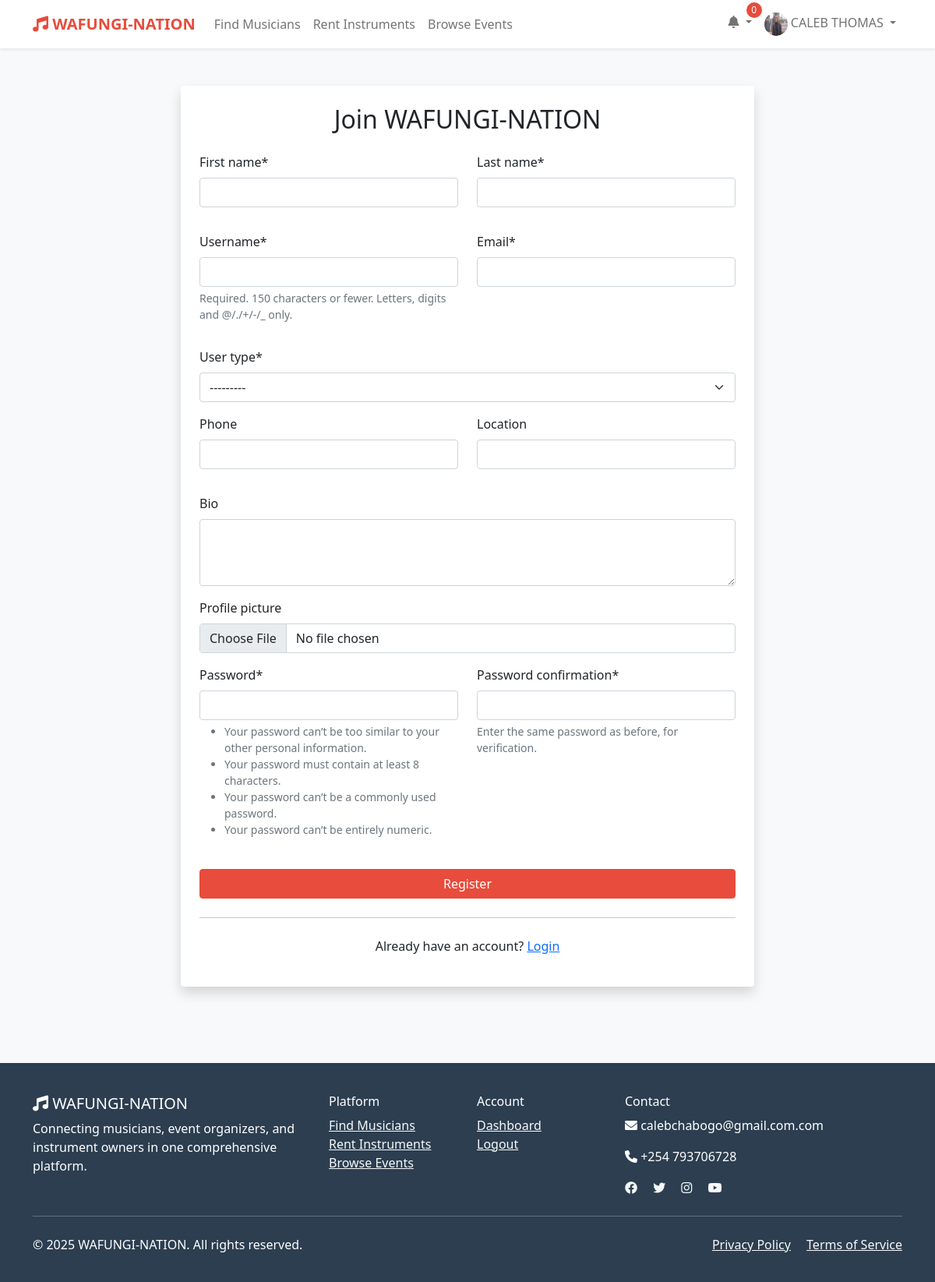
/register/ (signed in), run on the app's committed database.
### wafungi/models.py (models this page shows)
class User(AbstractUser):
    USER_TYPES = (
        ('musician', 'Musician'),
        ('organizer', 'Event Organizer'),
        ('instrument_owner', 'Instrument Owner'),
        ('client', 'Client'),
    )
    user_type = models.CharField(max_length=20, choices=USER_TYPES)
    phone = models.CharField(max_length=15, blank=True)
    location = models.CharField(max_length=100, blank=True)
    profile_picture = models.ImageField(upload_to='profiles/', blank=True, null=True)
    bio = models.TextField(blank=True)
    is_verified = models.BooleanField(default=False)
    created_at = models.DateTimeField(auto_now_add=True)
    updated_at = models.DateTimeField(auto_now=True)

### wafungi/views.py (the view)
# urls.py: path('register/', views.register, name='register'),
def register(request):
    if request.method == 'POST':
        form = UserRegistrationForm(request.POST, request.FILES)
        if form.is_valid():
            user = form.save()
            username = form.cleaned_data.get('username')
            messages.success(request, f'Account created for {username}!')
            if user.user_type == 'musician':
                MusicianProfile.objects.create(user=user)
            login(request, user)
            return redirect('profile_setup')
    else:
        form = UserRegistrationForm()
    return render(request, 'registration/register.html', {'form': form})

### templates/registration/register.html (shortened to what this page needs)
{% extends 'base.html' %}
{% load crispy_forms_tags %}
{% block content %}
<div class="container py-5">
    <div class="row justify-content-center">
        <div class="col-md-8">
            <div class="card shadow">
                <div class="card-body p-4">
                    <h2 class="text-center mb-4">Join WAFUNGI-NATION</h2>
                    <form method="post" enctype="multipart/form-data">
                        <div class="row mb-3">
                            <div class="col-md-6">
                                {{ form.first_name|as_crispy_field }}
                            </div>
                            <div class="col-md-6">
                                {{ form.last_name|as_crispy_field }}
                            </div>
                        </div>
                        <div class="row mb-3">
                            <div class="col-md-6">
                                {{ form.username|as_crispy_field }}
                            </div>
                            <div class="col-md-6">
                                {{ form.email|as_crispy_field }}
                            </div>
                        </div>
                        <div class="mb-3">
                            {{ form.user_type|as_crispy_field }}
                        </div>
                        <div class="row mb-3">
                            <div class="col-md-6">
                                {{ form.phone|as_crispy_field }}
                            </div>
                            <div class="col-md-6">
                                {{ form.location|as_crispy_field }}
                            </div>
                        </div>
                        <div class="mb-3">
                            {{ form.bio|as_crispy_field }}
                        </div>
                        <div class="mb-3">
                            {{ form.profile_picture|as_crispy_field }}
                        </div>
                        <div class="row mb-3">
                            <div class="col-md-6">
                                {{ form.password1|as_crispy_field }}
                            </div>
                            <div class="col-md-6">
                                {{ form.password2|as_crispy_field }}
                            </div>
                        </div>
                        <div class="d-grid gap-2 mt-4">
                            <button type="submit" class="btn btn-primary">Register</button>
                        </div>
                    </form>
                    <hr class="my-4">
                    <div class="text-center">
                        <p>Already have an account? <a href="{% url 'login' %}">Login</a></p>
                    </div>
                </div>
            </div>
        </div>
    </div>
</div>
{% endblock %}

### templates/base.html (shortened to what this page needs)
<!DOCTYPE html>
<html lang="en">
<head>
    <link href="https://cdn.jsdelivr.net/npm/bootstrap@5.1.3/dist/css/bootstrap.min.css" rel="stylesheet">
    <link rel="stylesheet" href="https://cdnjs.cloudflare.com/ajax/libs/font-awesome/6.0.0/css/all.min.css">
</head>
<body>
    <nav class="navbar navbar-expand-lg navbar-light bg-white shadow-sm">
        <div class="container">
            <a class="navbar-brand" href="{% url 'home' %}">
                <i class="fas fa-music"></i> WAFUNGI-NATION
            </a>
            <div class="collapse navbar-collapse" id="navbarNav">
                <ul class="navbar-nav me-auto">
                    <li class="nav-item">
                        <a class="nav-link" href="{% url 'search_musicians' %}">Find Musicians</a>
                    </li>
                    <li class="nav-item">
                        <a class="nav-link" href="{% url 'search_instruments' %}">Rent Instruments</a>
                    </li>
                    <li class="nav-item">
                        <a class="nav-link" href="{% url 'browse_events' %}">Browse Events</a>
                    </li>
                </ul>
                <ul class="navbar-nav">
                    {% if user.is_authenticated %}
                        <li class="nav-item dropdown">
                            <a class="nav-link dropdown-toggle" href="#" id="notificationDropdown" role="button" data-bs-toggle="dropdown">
                                <i class="fas fa-bell"></i>
                                <span class="notification-badge" id="notificationCount">0</span>
                            </a>
                        </li>
                        <li class="nav-item dropdown">
                            <a class="nav-link dropdown-toggle" href="#" id="navbarDropdown" role="button" data-bs-toggle="dropdown">
                                {% if user.profile_picture %}
                                    <img src="{{ user.profile_picture.url }}" alt="Profile" class="rounded-circle" width="30" height="30">
                                {% else %}
                                    <i class="fas fa-user-circle"></i>
                                {% endif %}
                                {{ user.get_full_name|default:user.username }}
                            </a>
                        </li>
                    {% endif %}
                </ul>
            </div>
        </div>
    </nav>
    <main>
        {% block content %}{% endblock %}
    </main>
    <footer>
        <div class="container">
            <div class="row">
                <div class="col-md-4">
                    <h5><i class="fas fa-music"></i> WAFUNGI-NATION</h5>
                    <p>Connecting musicians, event organizers, and instrument owners in one comprehensive platform.</p>
                </div>
                <div class="col-md-2">
                    <h6>Platform</h6>
                    <ul class="list-unstyled">
                        <li><a href="{% url 'search_musicians' %}" class="text-light">Find Musicians</a></li>
                        <li><a href="{% url 'search_instruments' %}" class="text-light">Rent Instruments</a></li>
                        <li><a href="{% url 'browse_events' %}" class="text-light">Browse Events</a></li>
                    </ul>
                </div>
                <div class="col-md-2">
                    <h6>Account</h6>
                    <ul class="list-unstyled">
                        {% if user.is_authenticated %}
                            <li><a href="{% url 'dashboard' %}" class="text-light">Dashboard</a></li>
                            <li><a href="{% url 'logout' %}" class="text-light">Logout</a></li>
                        {% else %}
                            <li><a href="{% url 'login' %}" class="text-light">Login</a></li>
                            <li><a href="{% url 'register' %}" class="text-light">Register</a></li>
                        {% endif %}
                    </ul>
                </div>
                <div class="col-md-4">
                    <h6>Contact</h6>
                    <p><i class="fas fa-envelope"></i> calebchabogo@gmail.com.com</p>
                    <p><i class="fas fa-phone"></i> +254 793706728</p>
                    <div class="social-links">
                        <a href="#" class="text-light me-3"><i class="fab fa-facebook"></i></a>
                        <a href="#" class="text-light me-3"><i class="fab fa-twitter"></i></a>
                        <a href="#" class="text-light me-3"><i class="fab fa-instagram"></i></a>
                        <a href="#" class="text-light"><i class="fab fa-youtube"></i></a>
                    </div>
                </div>
            </div>
            <hr class="my-4">
            <div class="row">
                <div class="col-md-6">
                    <p>&copy; 2025 WAFUNGI-NATION. All rights reserved.</p>
                </div>
                <div class="col-md-6 text-end">
                    <a href="#" class="text-light me-3">Privacy Policy</a>
                    <a href="#" class="text-light">Terms of Service</a>
                </div>
            </div>
        </div>
    </footer>
</body>
</html>

### templates/base.html (style rules this page uses)
:root { --primary-color: #e74c3c; --secondary-color: #3498db; --accent-color: #f39c12; --dark-color: #2c3e50; --light-color: #ecf0f1; }
body { font-family: 'Segoe UI', Tahoma, Geneva, Verdana, sans-serif; background-color: #f8f9fa; }
.navbar-brand { font-weight: bold; color: var(--primary-color) !important; }
.btn-primary { background-color: var(--primary-color); border-color: var(--primary-color); }
.card { border: none; box-shadow: 0 2px 10px rgba(0,0,0,0.1); transition: transform 0.2s; }
.notification-badge { position: absolute; top: -5px; right: -5px; background: var(--primary-color); color: white; border-radius: 50%; width: 20px; height: 20px; font-size: 12px; display: flex; align-items: center; justify-content: center; }
footer { background-color: var(--dark-color); color: white; padding: 40px 0 20px; margin-top: 50px; }

### data on the page
User: profile_picture (picture), get_full_name "CALEB THOMAS"
